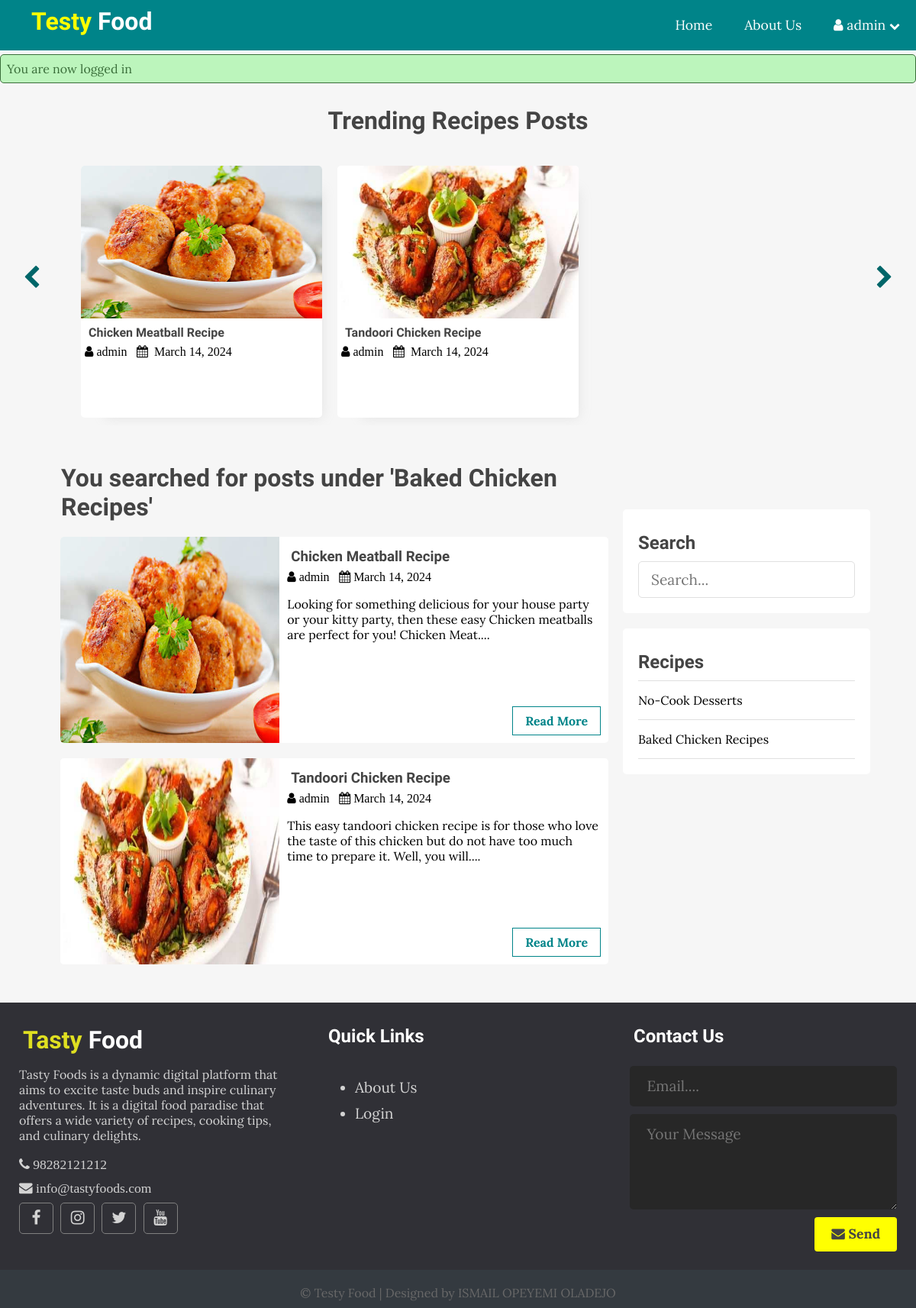
The app's page /index.php?t_id=9&name=Baked Chicken Recipes (signed in) with its own data.
### tables this page shows
CREATE TABLE `posts` (
  `id` int(11) NOT NULL,
  `user_id` int(11) NOT NULL,
  `topic_id` int(11) DEFAULT NULL,
  `title` varchar(255) NOT NULL,
  `image` varchar(255) NOT NULL,
  `body` text NOT NULL,
  `published` tinyint(4) NOT NULL,
  `created_at` datetime NOT NULL DEFAULT CURRENT_TIMESTAMP
);

CREATE TABLE `users` (
  `id` int(11) NOT NULL,
  `admin` tinyint(4) NOT NULL,
  `username` varchar(255) NOT NULL,
  `email` varchar(255) NOT NULL,
  `password` varchar(255) NOT NULL,
  `create_at` timestamp NOT NULL DEFAULT CURRENT_TIMESTAMP
);

CREATE TABLE `topics` (
  `id` int(11) NOT NULL,
  `name` varchar(100) NOT NULL,
  `description` text NOT NULL
);

### app/database/db.php (called while the page is built, shortened)
<?php
require('connect.php');
function executeQuery($sql, $data)
{
    global $conn;
    $stmt = $conn ->prepare($sql);
    $values = array_values($data);
    $types = str_repeat('s', count($values));
    $stmt -> bind_param($types, ...$values);
    $stmt -> execute();
    return $stmt;
}
function selectAll($table, $conditions = [])
{
    global $conn;
    $sql = "SELECT * FROM $table";
    if (empty($conditions)){
        $stmt = $conn ->prepare($sql);
        $stmt -> execute();
        $records = $stmt->get_result()->fetch_all(MYSQLI_ASSOC);
        return $records;
    }
}
function getPostsByTopicId($topic_id){
    $sql = "SELECT p.*, u.username FROM posts AS p JOIN users AS u ON P.user_id=u.id WHERE published=? AND topic_id=?";
    $stmt = executeQuery($sql, ['published' => 1, 'topic_id' => $topic_id]);
    $records = $stmt->get_result()->fetch_all(MYSQLI_ASSOC);
    return $records;
}

### app/controllers/topics.php (called while the page is built, shortened)
<?php
include(ROOT_PATH. "/app/database/db.php");
$table = 'topics';
$topics = selectAll($table);

### index.php (the view, shortened to what this page needs)
<?php
include(ROOT_PATH. "/app/controllers/topics.php");
$postTitle = 'Recent Posts';
if(isset($_GET['t_id'])) {
    $posts = getPostsByTopicId($_GET['t_id']);
    $postTitle ="You searched for posts under '" . $_GET['name'] . "'";
}else if (isset($_POST['search-term'])) {
    $postTitle ="You searched for '" . $_POST['search-term'] . "'";
   $posts = searchPosts($_POST['search-term']);
}else{
    $posts = getPublishedPosts();
}
?>
<!DOCTYPE html>
<html>
    <head>
        <link rel="stylesheet" href="https://cdnjs.cloudflare.com/ajax/libs/font-awesome/4.7.0/css/font-awesome.min.css">
        <link rel="stylesheet" href="assets/css/style.css">
    </head>
    <body>
      <?php include(ROOT_PATH. "/app/includes/header.php");?>
      <?php include(ROOT_PATH. "/app/includes/messages.php");?>
      <div class="page-wrapper">
        <div class="post-slider">
            <h1 class="slider-title">Trending Recipes Posts</h1>
            <i class="fa fa-chevron-left prev" aria-hidden="true"></i>
            <i class="fa fa-chevron-right next" aria-hidden="true"></i>
            <div class="post-wrapper">
                <?php foreach ($posts as $post): ?>
                    <div class="post">
                        <img src="<?php echo BASE_URL . '/assets/img/' . $post['image'];?>" alt="" class="slider-image">
                        <div class="post-info">
                            <h4><a href="single.php?id=<?php echo $post['id']; ?>"><?php echo $post['title']; ?></a></h4>
                            <i class="fa fa-user" aria-hidden="true"> <?php echo $post['username']; ?></i>
                            <i class="fa fa-calendar" aria-hidden="true">&nbsp; <?php echo date('F j, Y', strtotime($post['created_at'])); ?></i>
                        </div>
                    </div>
                <?php endforeach;?>
            </div>
        </div>
        <div class="content clearfix">
            <div class="main-content">
                <h1 class="recent-post-title"><?php echo $postTitle; ?></h1>
                <?php foreach ($posts as $post): ?>
                    <div class="post clearfix">
                        <img src="<?php echo BASE_URL . '/assets/img/' . $post['image'];?>" alt="" class="post-image">
                        <div class="post-preview">
                            <h3><a href="single.php?id=<?php echo $post['id']; ?>"><?php echo $post['title']; ?></a></h3>
                            <i class="fa fa-user" aria-hidden="true"> <?php echo $post['username']; ?></i>
                            <i class="fa fa-calendar" aria-hidden="true">&nbsp;<?php echo date('F j, Y', strtotime($post['created_at'])); ?></i>
                            <p class="preview-text">
                            <?php echo html_entity_decode(substr($post['body'], 0, 150) . '....'); ?>
                            </p>
                            <a href="single.php?id=<?php echo $post['id']; ?>" class="btn read-more">Read More</a>
                        </div>
                    </div>
                <?php endforeach;?>
            </div>
            <div class="sidebar">
                <div class="section search">
                    <h2 class="section-title">Search</h2>
                    <form action="index.php" method="post">
                        <input type="text" name="search-term" class="text-input" placeholder="Search...">
                    </form>
                </div>
                <div class="section topics">
                    <h2 class="section-title">Recipes</h2>
                    <ul>
                    <?php foreach ($topics as $key => $topic):?>
                        <li><a href="<?php echo BASE_URL . '/index.php?t_id=' . $topic['id'] . '&name=' . $topic['name'];?>"><?php echo $topic['name'] ;?></a></li>
                    <?php endforeach;?>
                    </ul>
                </div>
            </div>
        </div>
      </div>
      <?php include(ROOT_PATH. "/app/includes/footer.php");?>
    </body>
</html>

### assets/css/style.css (style rules this page uses)
* { box-sizing: border-box; }
html, body { height: 100%; padding: 0px; margin: 0px; background: #f6f6f6; font-family: 'Lora', serif; }
h1, h2, h3, h4, h5, h6 { font-family: 'candal', serif; color: #444; margin: 5px; }
a { text-decoration: none; color: inherit; }
.clearfix::after { content: ''; display: block; clear: both ; }
.btn { padding: .5rem 1rem; background: #ffff01; color: #444; border: 1px solid transparent; border-radius: .25rem; font-weight: bold; font-family: 'Lora', serif; }
.text-input { padding: .7rem 1rem; display: block; width: 100%; border-radius: 5px; border: 1px solid #e0e0e0; outline:none; color: #444; line-height: 1.5rem; font-size: 1.2em; font-family: 'Lora', serif; }
.page-wrapper { min-height: 100%; }
.post-slider { position: relative; }
.post-slider .slider-title { text-align: center; margin: 30px auto; }
.post-slider .next { position: absolute; top: 50%; right: 30px; font-size: 2em; color: #006669; cursor: pointer; }
.post-slider .prev { position: absolute; top: 50%; left: 30px; font-size: 2em; color: #006669; cursor: pointer; }
.post-slider .post-wrapper { width: 84%; height: 350px; margin: 0px auto; overflow: hidden; padding: 10px 0px 10px 0px; }
.post-slider .post-wrapper .post { height: 330px; width: 300px; margin: 0px 10px; display: inline-block; background: white; border-radius: 5px; box-shadow: 1rem 1rem 1rem -1rem #a0a0a033; }
.post-slider .post-wrapper .post .post-info { height: 130px; padding: 0px 5px; }
.post-slider .post-wrapper .post .slider-image { width: 100%; height: 200px; border-top-left-radius: 5px; border-top-right-radius: 5px; }
.content { width: 90%; margin: 30px auto 30px; }
.content .main-content { width: 70%; float: left; }
.content .main-content .post { width: 95%; height: 270px; margin: 20px auto; border-radius: 5px; background: white; position: relative; }
.content .main-content .post .read-more { position: absolute; bottom: 10px; right: 10px; border: 1px solid #008489; background: transparent; border-radius: 0px; color: #008489 !important; }
.content .main-content .post .post-image { width: 40%; height: 100%; float: left; border-top-left-radius: 5px; border-bottom-left-radius: 5px; }
.content .main-content .post .post-preview { width: 60%; padding: 10px; float: right; }
.content .main-content .recent-post-title { margin: 20px; }
.content .sidebar { width: 30%; float: left; }
.content .sidebar .section { background: white; padding: 20px; border-radius: 5px; margin-bottom: 20px; }
.content .sidebar .section .section-title { margin: 10px 0px 10px 0px; }
.content .sidebar .section.search { margin-top: 80px; }
.content .sidebar .section.topics ul { margin: 0px; padding: 0px; list-style: none; border-top: 1px solid #e0e0e0; }
.content .sidebar .section.topics ul li a { display: block; padding: 15px 0px 15px 0px; border-bottom: 1px solid #e0e0e0; transition: all 0.3s; }

### records on screen
posts: image (picture), title "Chicken Meatball Recipe", user.username "admin", created_at "March 14, 2024", body "Looking for something delicious for your house party or your kitty party, then these easy Chicken meatballs are perfect for you! Chicken Meat...."
posts: image (picture), title "Tandoori Chicken Recipe", user.username "admin", created_at "March 14, 2024", body "This easy tandoori chicken recipe is for those who love the taste of this chicken but do not have too much time to prepare it. Well, you will...."
topics: name "No-Cook Desserts"
topics: name "Baked Chicken Recipes"

### other values on screen
$_SESSION ['username'] "admin"
$_SESSION['message'] "You are now logged in"
$postTitle "You searched for posts under 'Baked Chicken Recipes'"
